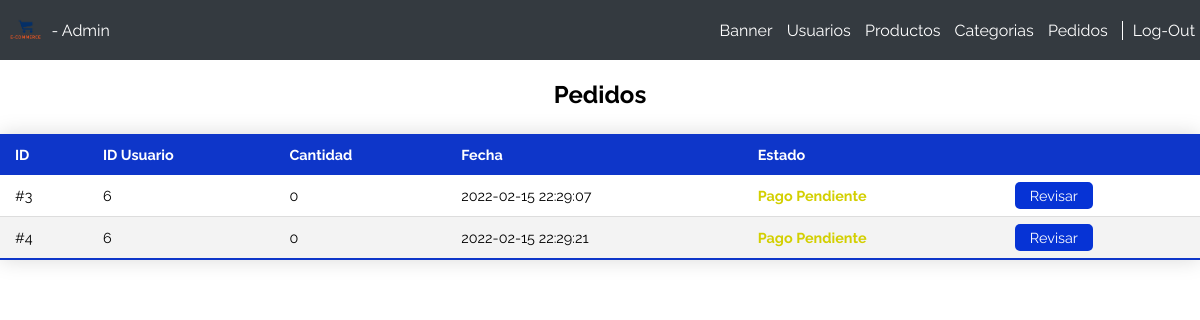
Screenshot of /admin/orders/index.php (signed in) with the database file from the repository.
### tables this page shows
CREATE TABLE IF NOT EXISTS `pedidos` (
  `id` int NOT NULL AUTO_INCREMENT,
  `id_usuario` int NOT NULL,
  `id_estado` int NOT NULL,
  `envio` varchar(60) NOT NULL,
  `envio_nombre` varchar(60) NOT NULL,
  `envio_direccion` varchar(255) NOT NULL,
  `envio_dni` int NOT NULL,
  `envio_telefono` varchar(60) NOT NULL,
  `pago_titular` varchar(60) NOT NULL,
  `pago_tarjeta` varchar(20) NOT NULL,
  `pago_expiracion` varchar(5) NOT NULL,
  `pago_cvc` int NOT NULL,
  `importe` float NOT NULL,
  `fecha` datetime NOT NULL DEFAULT CURRENT_TIMESTAMP,
  PRIMARY KEY (`id`),
  KEY `id_estado` (`id_estado`),
  KEY `id_usuario` (`id_usuario`),
  CONSTRAINT `pedidos_ibfk_2` FOREIGN KEY (`id_usuario`) REFERENCES `usuarios` (`id`),
  CONSTRAINT `pedidos_ibfk_3` FOREIGN KEY (`id_estado`) REFERENCES `estados` (`id`)
);

### db.php (called while the page is built, shortened)
<?php
function consultaSQL($conn, $sql)
{
    $result = $conn->query($sql);
    return $result;
}

### admin/orders/index.php (the view, shortened to what this page needs)
<?php
include_once('../../db.php');
?>
<!DOCTYPE html>
<html lang="en">
<head>
    <link rel="stylesheet" href="../../assets/css/general_admin.css">
    <link rel="stylesheet" href="../../assets/css/adminproduct.css">
    <link rel="stylesheet" href="../../assets/css/adminorders.css">
</head>
<body>
    <header>
        <div class="container">
            <div class="logo-container">
                <img src="../../assets/img/logo.png" alt="" class="logo"> - Admin
            </div>
            <div class="links">
                <a href="../banner/index.php" class="link">Banner</a>
                <a href="../users/index.php" class="link">Usuarios</a>
                <a href="../product/index.php" class="link">Productos</a>
                <a href="../category/index.php" class="link">Categorias</a>
                <a href="../orders/index.php" class="link">Pedidos</a>
                <a href="../../logout.php" class="link logout">Log-Out</a>
            </div>
        </div>
    </header>
    <section class="list">
        <div class="container">
            <h1>Pedidos</h1>
            <div class="mobile-scroll">
                <table class="styled-table">
                    <thead>
                        <tr>
                            <th>ID</th>
                            <th>ID Usuario</th>
                            <th>Cantidad</th>
                            <th>Fecha</th>
                            <th>Estado</th>
                            <th></th>
                        </tr>
                    </thead>
                    <tbody>
                    <?php
                         $conn = conectarBD();
                         $query = 'SELECT pedidos.*,count(pedidos_producto.id) as cant_prod
                         FROM `pedidos`
                         LEFT JOIN pedidos_producto
                         ON(pedidos_producto.id_pedido = pedidos.id)
                         GROUP BY (pedidos.id)
                         ';
                         $respuesta = consultaSQL($conn, $query);
                         if ($respuesta->num_rows > 0) {
                             while ($row = $respuesta->fetch_assoc()) {
                                switch($row["id_estado"])
                                {
                                    case 1:
                                        $aEstado = ["Pago Pendiente","pending"];
                                        break;
                                }
                                 echo ('<tr>
                                <td>#'.$row["id"].'</td>
                                <td>'.$row["id_usuario"].'</td>
                                <td>'.$row["cant_prod"].'</td>
                                <td>'.$row["fecha"].'</td>
                                <td><span class="state '.$aEstado[1].'">'.$aEstado[0].'</span></td>
                                <td><a href="details.php?id='.$row["id"].'" class="btn-admin">Revisar</a></td>
                                 </tr>');
                             }
                         }
                    ?>
                    </tbody>
                </table>
            </div>
        </div>
    </section>
</body>
</html>

### assets/css/general_admin.css (style rules this page uses)
* { margin: 0; padding: 0; box-sizing: border-box; font-family: 'Raleway', sans-serif; }
.container { max-width: 1200px; margin: 0 auto; }
header { background-color: #343a40; padding: 10px 0; }
.state.pending { color: rgb(211, 207, 0); font-weight: bold; }
header .logo-container { color: #fff; display: flex; align-items: center; }
header .container { display: flex; flex-direction: row; justify-content: space-between; align-items: center; margin: 0 auto; }
header .logo { height: 40px; }
header .container .links .link { color: #fff; text-decoration: none; margin: 0 5px; }
header .container .links .link.logout { border-left: 1px solid #fff; padding-left: 10px; }
.btn-admin { text-decoration: none; padding: 5px 15px; background-color: #0633d5; color: #fff; border-radius: 5px; border: none;cursor: pointer; }

### assets/css/adminproduct.css (style rules this page uses)
section.list h1 { text-align: center; margin-top: 20px; }
.styled-table { border-collapse: collapse; margin: 25px 0; font-size: 0.9em; font-family: sans-serif; width: 100%; box-shadow: 0 0 20px rgba(0, 0, 0, 0.15); }
.styled-table thead tr { background-color: #0e36c9; color: #ffffff; text-align: left; }
.styled-table th, .styled-table td { padding: 12px 15px; }
.styled-table tbody tr { border-bottom: 1px solid #dddddd; }
.styled-table tbody tr:nth-of-type(even) { background-color: #f3f3f3; }
.styled-table tbody tr:last-of-type { border-bottom: 2px solid #0e36c9; }

### rows the page displays
pedidos: id "3", id_usuario "6", cant_prod "0", fecha "2022-02-15 22:29:07", aEstado "Pago Pendiente"
pedidos: id "4", id_usuario "6", cant_prod "0", fecha "2022-02-15 22:29:21", aEstado "Pago Pendiente"
